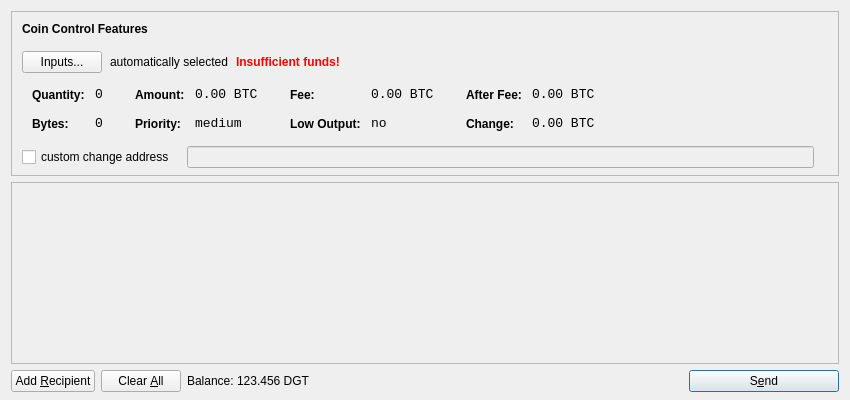
<?xml version="1.0" encoding="UTF-8"?>
<ui version="4.0">
 <class>SendCoinsDialog</class>
 <widget class="QDialog" name="SendCoinsDialog">
  <property name="geometry">
   <rect>
    <x>0</x>
    <y>0</y>
    <width>850</width>
    <height>400</height>
   </rect>
  </property>
  <property name="windowTitle">
   <string>Send Coins</string>
  </property>
  <layout class="QVBoxLayout" name="verticalLayout" stretch="0,1,0">
   <property name="bottomMargin">
    <number>8</number>
   </property>
   <item>
    <widget class="QFrame" name="frameCoinControl">
     <property name="sizePolicy">
      <sizepolicy hsizetype="Expanding" vsizetype="Expanding">
       <horstretch>0</horstretch>
       <verstretch>0</verstretch>
      </sizepolicy>
     </property>
     <property name="maximumSize">
      <size>
       <width>16777215</width>
       <height>16777215</height>
      </size>
     </property>
     <property name="frameShape">
      <enum>QFrame::StyledPanel</enum>
     </property>
     <property name="frameShadow">
      <enum>QFrame::Sunken</enum>
     </property>
     <layout class="QVBoxLayout" name="verticalLayoutCoinControl2">
      <property name="spacing">
       <number>-1</number>
      </property>
      <property name="leftMargin">
       <number>0</number>
      </property>
      <property name="topMargin">
       <number>0</number>
      </property>
      <property name="rightMargin">
       <number>0</number>
      </property>
      <property name="bottomMargin">
       <number>6</number>
      </property>
      <item>
       <layout class="QVBoxLayout" name="verticalLayoutCoinControl" stretch="0,0,0,0,1">
        <property name="spacing">
         <number>0</number>
        </property>
        <property name="leftMargin">
         <number>10</number>
        </property>
        <property name="topMargin">
         <number>10</number>
        </property>
        <item>
         <layout class="QHBoxLayout" name="horizontalLayoutCoinControl1">
          <property name="bottomMargin">
           <number>15</number>
          </property>
          <item>
           <widget class="QLabel" name="labelCoinControlFeatures">
            <property name="sizePolicy">
             <sizepolicy hsizetype="Preferred" vsizetype="Maximum">
              <horstretch>0</horstretch>
              <verstretch>0</verstretch>
             </sizepolicy>
            </property>
            <property name="font">
             <font>
              <weight>75</weight>
              <bold>true</bold>
             </font>
            </property>
            <property name="styleSheet">
             <string notr="true">font-weight:bold;</string>
            </property>
            <property name="text">
             <string>Coin Control Features</string>
            </property>
           </widget>
          </item>
         </layout>
        </item>
        <item>
         <layout class="QHBoxLayout" name="horizontalLayoutCoinControl2" stretch="0,0,0,0">
          <property name="spacing">
           <number>8</number>
          </property>
          <property name="bottomMargin">
           <number>10</number>
          </property>
          <item>
           <widget class="QPushButton" name="pushButtonCoinControl">
            <property name="styleSheet">
             <string notr="true"/>
            </property>
            <property name="text">
             <string>Inputs...</string>
            </property>
           </widget>
          </item>
          <item>
           <widget class="QLabel" name="labelCoinControlAutomaticallySelected">
            <property name="text">
             <string>automatically selected</string>
            </property>
            <property name="margin">
             <number>5</number>
            </property>
           </widget>
          </item>
          <item>
           <widget class="QLabel" name="labelCoinControlInsuffFunds">
            <property name="font">
             <font>
              <weight>75</weight>
              <bold>true</bold>
             </font>
            </property>
            <property name="styleSheet">
             <string notr="true">color:red;font-weight:bold;</string>
            </property>
            <property name="text">
             <string>Insufficient funds!</string>
            </property>
            <property name="margin">
             <number>5</number>
            </property>
           </widget>
          </item>
          <item>
           <spacer name="horizontalSpacerCoinControl">
            <property name="orientation">
             <enum>Qt::Horizontal</enum>
            </property>
            <property name="sizeHint" stdset="0">
             <size>
              <width>40</width>
              <height>1</height>
             </size>
            </property>
           </spacer>
          </item>
         </layout>
        </item>
        <item>
         <widget class="QWidget" name="widgetCoinControl" native="true">
          <property name="sizePolicy">
           <sizepolicy hsizetype="Preferred" vsizetype="Preferred">
            <horstretch>0</horstretch>
            <verstretch>0</verstretch>
           </sizepolicy>
          </property>
          <property name="minimumSize">
           <size>
            <width>0</width>
            <height>0</height>
           </size>
          </property>
          <property name="styleSheet">
           <string notr="true"/>
          </property>
          <layout class="QHBoxLayout" name="horizontalLayoutCoinControl5">
           <property name="margin">
            <number>0</number>
           </property>
           <item>
            <layout class="QHBoxLayout" name="horizontalLayoutCoinControl3" stretch="0,0,0,1">
             <property name="spacing">
              <number>20</number>
             </property>
             <property name="topMargin">
              <number>0</number>
             </property>
             <property name="bottomMargin">
              <number>10</number>
             </property>
             <item>
              <layout class="QFormLayout" name="formLayoutCoinControl1">
               <property name="horizontalSpacing">
                <number>10</number>
               </property>
               <property name="verticalSpacing">
                <number>14</number>
               </property>
               <property name="leftMargin">
                <number>10</number>
               </property>
               <property name="topMargin">
                <number>4</number>
               </property>
               <property name="rightMargin">
                <number>6</number>
               </property>
               <item row="0" column="0">
                <widget class="QLabel" name="labelCoinControlQuantityText">
                 <property name="styleSheet">
                  <string notr="true">font-weight:bold;</string>
                 </property>
                 <property name="text">
                  <string>Quantity:</string>
                 </property>
                 <property name="margin">
                  <number>0</number>
                 </property>
                </widget>
               </item>
               <item row="0" column="1">
                <widget class="QLabel" name="labelCoinControlQuantity">
                 <property name="font">
                  <font>
                   <family>Monospace</family>
                   <pointsize>10</pointsize>
                  </font>
                 </property>
                 <property name="cursor">
                  <cursorShape>IBeamCursor</cursorShape>
                 </property>
                 <property name="contextMenuPolicy">
                  <enum>Qt::ActionsContextMenu</enum>
                 </property>
                 <property name="text">
                  <string notr="true">0</string>
                 </property>
                 <property name="margin">
                  <number>0</number>
                 </property>
                 <property name="textInteractionFlags">
                  <set>Qt::LinksAccessibleByMouse|Qt::TextSelectableByKeyboard|Qt::TextSelectableByMouse</set>
                 </property>
                </widget>
               </item>
               <item row="1" column="0">
                <widget class="QLabel" name="labelCoinControlBytesText">
                 <property name="styleSheet">
                  <string notr="true">font-weight:bold;</string>
                 </property>
                 <property name="text">
                  <string>Bytes:</string>
                 </property>
                </widget>
               </item>
               <item row="1" column="1">
                <widget class="QLabel" name="labelCoinControlBytes">
                 <property name="font">
                  <font>
                   <family>Monospace</family>
                   <pointsize>10</pointsize>
                  </font>
                 </property>
                 <property name="cursor">
                  <cursorShape>IBeamCursor</cursorShape>
                 </property>
                 <property name="contextMenuPolicy">
                  <enum>Qt::ActionsContextMenu</enum>
                 </property>
                 <property name="text">
                  <string notr="true">0</string>
                 </property>
                 <property name="textInteractionFlags">
                  <set>Qt::LinksAccessibleByMouse|Qt::TextSelectableByKeyboard|Qt::TextSelectableByMouse</set>
                 </property>
                </widget>
               </item>
              </layout>
             </item>
             <item>
              <layout class="QFormLayout" name="formLayoutCoinControl2">
               <property name="horizontalSpacing">
                <number>10</number>
               </property>
               <property name="verticalSpacing">
                <number>14</number>
               </property>
               <property name="leftMargin">
                <number>6</number>
               </property>
               <property name="topMargin">
                <number>4</number>
               </property>
               <property name="rightMargin">
                <number>6</number>
               </property>
               <item row="0" column="0">
                <widget class="QLabel" name="labelCoinControlAmountText">
                 <property name="styleSheet">
                  <string notr="true">font-weight:bold;</string>
                 </property>
                 <property name="text">
                  <string>Amount:</string>
                 </property>
                 <property name="margin">
                  <number>0</number>
                 </property>
                </widget>
               </item>
               <item row="0" column="1">
                <widget class="QLabel" name="labelCoinControlAmount">
                 <property name="font">
                  <font>
                   <family>Monospace</family>
                   <pointsize>10</pointsize>
                  </font>
                 </property>
                 <property name="cursor">
                  <cursorShape>IBeamCursor</cursorShape>
                 </property>
                 <property name="contextMenuPolicy">
                  <enum>Qt::ActionsContextMenu</enum>
                 </property>
                 <property name="text">
                  <string notr="true">0.00 BTC</string>
                 </property>
                 <property name="textInteractionFlags">
                  <set>Qt::LinksAccessibleByMouse|Qt::TextSelectableByKeyboard|Qt::TextSelectableByMouse</set>
                 </property>
                </widget>
               </item>
               <item row="1" column="0">
                <widget class="QLabel" name="labelCoinControlPriorityText">
                 <property name="styleSheet">
                  <string notr="true">font-weight:bold;</string>
                 </property>
                 <property name="text">
                  <string>Priority:</string>
                 </property>
                </widget>
               </item>
               <item row="1" column="1">
                <widget class="QLabel" name="labelCoinControlPriority">
                 <property name="font">
                  <font>
                   <family>Monospace</family>
                   <pointsize>10</pointsize>
                  </font>
                 </property>
                 <property name="cursor">
                  <cursorShape>IBeamCursor</cursorShape>
                 </property>
                 <property name="contextMenuPolicy">
                  <enum>Qt::ActionsContextMenu</enum>
                 </property>
                 <property name="text">
                  <string>medium</string>
                 </property>
                 <property name="textInteractionFlags">
                  <set>Qt::LinksAccessibleByMouse|Qt::TextSelectableByKeyboard|Qt::TextSelectableByMouse</set>
                 </property>
                </widget>
               </item>
              </layout>
             </item>
             <item>
              <layout class="QFormLayout" name="formLayoutCoinControl3">
               <property name="horizontalSpacing">
                <number>10</number>
               </property>
               <property name="verticalSpacing">
                <number>14</number>
               </property>
               <property name="leftMargin">
                <number>6</number>
               </property>
               <property name="topMargin">
                <number>4</number>
               </property>
               <property name="rightMargin">
                <number>6</number>
               </property>
               <item row="0" column="0">
                <widget class="QLabel" name="labelCoinControlFeeText">
                 <property name="styleSheet">
                  <string notr="true">font-weight:bold;</string>
                 </property>
                 <property name="text">
                  <string>Fee:</string>
                 </property>
                 <property name="margin">
                  <number>0</number>
                 </property>
                </widget>
               </item>
               <item row="0" column="1">
                <widget class="QLabel" name="labelCoinControlFee">
                 <property name="font">
                  <font>
                   <family>Monospace</family>
                   <pointsize>10</pointsize>
                  </font>
                 </property>
                 <property name="cursor">
                  <cursorShape>IBeamCursor</cursorShape>
                 </property>
                 <property name="contextMenuPolicy">
                  <enum>Qt::ActionsContextMenu</enum>
                 </property>
                 <property name="text">
                  <string notr="true">0.00 BTC</string>
                 </property>
                 <property name="textInteractionFlags">
                  <set>Qt::LinksAccessibleByMouse|Qt::TextSelectableByKeyboard|Qt::TextSelectableByMouse</set>
                 </property>
                </widget>
               </item>
               <item row="1" column="0">
                <widget class="QLabel" name="labelCoinControlLowOutputText">
                 <property name="styleSheet">
                  <string notr="true">font-weight:bold;</string>
                 </property>
                 <property name="text">
                  <string>Low Output:</string>
                 </property>
                </widget>
               </item>
               <item row="1" column="1">
                <widget class="QLabel" name="labelCoinControlLowOutput">
                 <property name="font">
                  <font>
                   <family>Monospace</family>
                   <pointsize>10</pointsize>
                  </font>
                 </property>
                 <property name="cursor">
                  <cursorShape>IBeamCursor</cursorShape>
                 </property>
                 <property name="contextMenuPolicy">
                  <enum>Qt::ActionsContextMenu</enum>
                 </property>
                 <property name="text">
                  <string>no</string>
                 </property>
                 <property name="textInteractionFlags">
                  <set>Qt::LinksAccessibleByMouse|Qt::TextSelectableByKeyboard|Qt::TextSelectableByMouse</set>
                 </property>
                </widget>
               </item>
              </layout>
             </item>
             <item>
              <layout class="QFormLayout" name="formLayoutCoinControl4">
               <property name="horizontalSpacing">
                <number>10</number>
               </property>
               <property name="verticalSpacing">
                <number>14</number>
               </property>
               <property name="leftMargin">
                <number>6</number>
               </property>
               <property name="topMargin">
                <number>4</number>
               </property>
               <property name="rightMargin">
                <number>6</number>
               </property>
               <item row="0" column="0">
                <widget class="QLabel" name="labelCoinControlAfterFeeText">
                 <property name="styleSheet">
                  <string notr="true">font-weight:bold;</string>
                 </property>
                 <property name="text">
                  <string>After Fee:</string>
                 </property>
                 <property name="margin">
                  <number>0</number>
                 </property>
                </widget>
               </item>
               <item row="0" column="1">
                <widget class="QLabel" name="labelCoinControlAfterFee">
                 <property name="font">
                  <font>
                   <family>Monospace</family>
                   <pointsize>10</pointsize>
                  </font>
                 </property>
                 <property name="cursor">
                  <cursorShape>IBeamCursor</cursorShape>
                 </property>
                 <property name="contextMenuPolicy">
                  <enum>Qt::ActionsContextMenu</enum>
                 </property>
                 <property name="text">
                  <string notr="true">0.00 BTC</string>
                 </property>
                 <property name="textInteractionFlags">
                  <set>Qt::LinksAccessibleByMouse|Qt::TextSelectableByKeyboard|Qt::TextSelectableByMouse</set>
                 </property>
                </widget>
               </item>
               <item row="1" column="0">
                <widget class="QLabel" name="labelCoinControlChangeText">
                 <property name="styleSheet">
                  <string notr="true">font-weight:bold;</string>
                 </property>
                 <property name="text">
                  <string>Change:</string>
                 </property>
                </widget>
               </item>
               <item row="1" column="1">
                <widget class="QLabel" name="labelCoinControlChange">
                 <property name="font">
                  <font>
                   <family>Monospace</family>
                   <pointsize>10</pointsize>
                  </font>
                 </property>
                 <property name="cursor">
                  <cursorShape>IBeamCursor</cursorShape>
                 </property>
                 <property name="contextMenuPolicy">
                  <enum>Qt::ActionsContextMenu</enum>
                 </property>
                 <property name="text">
                  <string notr="true">0.00 BTC</string>
                 </property>
                 <property name="textInteractionFlags">
                  <set>Qt::LinksAccessibleByMouse|Qt::TextSelectableByKeyboard|Qt::TextSelectableByMouse</set>
                 </property>
                </widget>
               </item>
              </layout>
             </item>
            </layout>
           </item>
          </layout>
         </widget>
        </item>
        <item>
         <layout class="QHBoxLayout" name="horizontalLayoutCoinControl4" stretch="0,0,0">
          <property name="spacing">
           <number>12</number>
          </property>
          <property name="sizeConstraint">
           <enum>QLayout::SetDefaultConstraint</enum>
          </property>
          <property name="topMargin">
           <number>5</number>
          </property>
          <property name="rightMargin">
           <number>5</number>
          </property>
          <item>
           <widget class="QCheckBox" name="checkBoxCoinControlChange">
            <property name="text">
             <string>custom change address</string>
            </property>
           </widget>
          </item>
          <item>
           <widget class="QLineEdit" name="lineEditCoinControlChange">
            <property name="enabled">
             <bool>false</bool>
            </property>
            <property name="sizePolicy">
             <sizepolicy hsizetype="Expanding" vsizetype="Fixed">
              <horstretch>0</horstretch>
              <verstretch>0</verstretch>
             </sizepolicy>
            </property>
           </widget>
          </item>
          <item>
           <widget class="QLabel" name="labelCoinControlChangeLabel">
            <property name="sizePolicy">
             <sizepolicy hsizetype="Preferred" vsizetype="Expanding">
              <horstretch>0</horstretch>
              <verstretch>0</verstretch>
             </sizepolicy>
            </property>
            <property name="minimumSize">
             <size>
              <width>0</width>
              <height>0</height>
             </size>
            </property>
            <property name="text">
             <string/>
            </property>
            <property name="margin">
             <number>3</number>
            </property>
           </widget>
          </item>
         </layout>
        </item>
        <item>
         <spacer name="verticalSpacerCoinControl">
          <property name="orientation">
           <enum>Qt::Vertical</enum>
          </property>
          <property name="sizeHint" stdset="0">
           <size>
            <width>800</width>
            <height>1</height>
           </size>
          </property>
         </spacer>
        </item>
       </layout>
      </item>
     </layout>
    </widget>
   </item>
   <item>
    <widget class="QScrollArea" name="scrollArea">
     <property name="widgetResizable">
      <bool>true</bool>
     </property>
     <widget class="QWidget" name="scrollAreaWidgetContents">
      <property name="geometry">
       <rect>
        <x>0</x>
        <y>0</y>
        <width>830</width>
        <height>165</height>
       </rect>
      </property>
      <layout class="QVBoxLayout" name="verticalLayout_2">
       <property name="margin">
        <number>0</number>
       </property>
       <item>
        <layout class="QVBoxLayout" name="entries">
         <property name="spacing">
          <number>6</number>
         </property>
        </layout>
       </item>
       <item>
        <spacer name="verticalSpacer">
         <property name="orientation">
          <enum>Qt::Vertical</enum>
         </property>
         <property name="sizeHint" stdset="0">
          <size>
           <width>20</width>
           <height>40</height>
          </size>
         </property>
        </spacer>
       </item>
      </layout>
     </widget>
    </widget>
   </item>
   <item>
    <layout class="QHBoxLayout" name="horizontalLayout">
     <item>
      <widget class="QPushButton" name="addButton">
       <property name="toolTip">
        <string>Send to multiple recipients at once</string>
       </property>
       <property name="text">
        <string>Add &amp;Recipient</string>
       </property>
       <property name="icon">
        <iconset resource="../bitcoin.qrc">
         <normaloff>:/icons/add</normaloff>:/icons/add</iconset>
       </property>
       <property name="autoDefault">
        <bool>false</bool>
       </property>
      </widget>
     </item>
     <item>
      <widget class="QPushButton" name="clearButton">
       <property name="sizePolicy">
        <sizepolicy hsizetype="Minimum" vsizetype="Fixed">
         <horstretch>0</horstretch>
         <verstretch>0</verstretch>
        </sizepolicy>
       </property>
       <property name="toolTip">
        <string>Remove all transaction fields</string>
       </property>
       <property name="text">
        <string>Clear &amp;All</string>
       </property>
       <property name="icon">
        <iconset resource="../bitcoin.qrc">
         <normaloff>:/icons/remove</normaloff>:/icons/remove</iconset>
       </property>
       <property name="autoRepeatDelay">
        <number>300</number>
       </property>
       <property name="autoDefault">
        <bool>false</bool>
       </property>
      </widget>
     </item>
     <item>
      <layout class="QHBoxLayout" name="horizontalLayout_2">
       <property name="spacing">
        <number>3</number>
       </property>
       <item>
        <widget class="QLabel" name="label">
         <property name="text">
          <string>Balance:</string>
         </property>
        </widget>
       </item>
       <item>
        <widget class="QLabel" name="labelBalance">
         <property name="cursor">
          <cursorShape>IBeamCursor</cursorShape>
         </property>
         <property name="text">
          <string>123.456 DGT</string>
         </property>
         <property name="textInteractionFlags">
          <set>Qt::LinksAccessibleByMouse|Qt::TextSelectableByKeyboard|Qt::TextSelectableByMouse</set>
         </property>
        </widget>
       </item>
      </layout>
     </item>
     <item>
      <spacer name="horizontalSpacer">
       <property name="orientation">
        <enum>Qt::Horizontal</enum>
       </property>
       <property name="sizeHint" stdset="0">
        <size>
         <width>40</width>
         <height>20</height>
        </size>
       </property>
      </spacer>
     </item>
     <item>
      <widget class="QPushButton" name="sendButton">
       <property name="minimumSize">
        <size>
         <width>150</width>
         <height>0</height>
        </size>
       </property>
       <property name="toolTip">
        <string>Confirm the send action</string>
       </property>
       <property name="text">
        <string>S&amp;end</string>
       </property>
       <property name="icon">
        <iconset resource="../bitcoin.qrc">
         <normaloff>:/icons/send</normaloff>:/icons/send</iconset>
       </property>
       <property name="default">
        <bool>true</bool>
       </property>
      </widget>
     </item>
    </layout>
   </item>
  </layout>
 </widget>
 <resources>
  <include location="../bitcoin.qrc"/>
 </resources>
 <connections/>
</ui>
